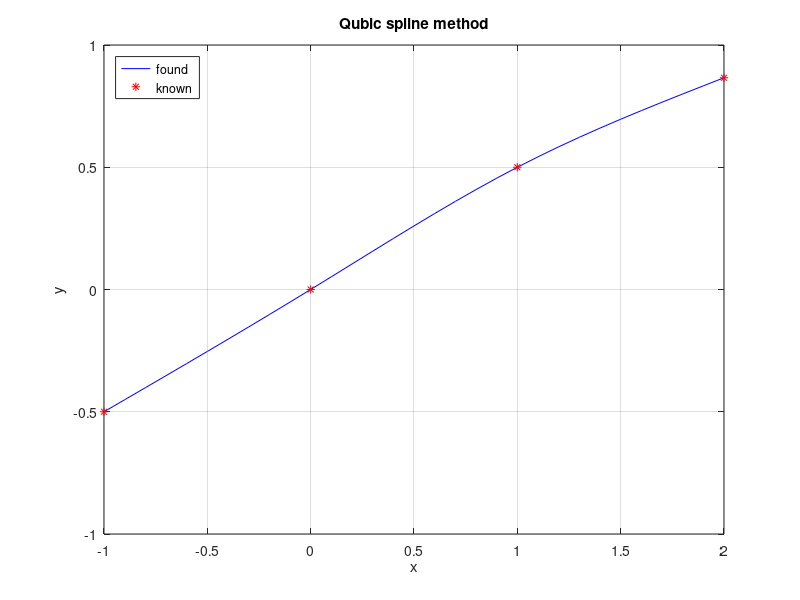

Source code (MATLAB):
% ----------------------- BEGIN CODE -----------------------

% Close all figures, clear variables in memory and MATLAB command screen
close all ; clear all ; clc ;

% Set the output format to the short format with compact line spacing
format short g; format compact ;

% ax^3 + bx^2 + cx + d
% ex^3 + fx^2 + gx + h

% ax_1^3 + bx_1^2 + cx_1 + d = y_1
% ax_2^3 + bx_2^2 + cx_2 + d = y_2
% ex_2^3 + fx_2^2 + gx_2 + h = y_2
% ex_3^3 + fx_3^2 + gx_3 + h = y_3
% 3ax_2^2 + 2bx_2 + c = 3ex_2^2 + 2fx_2 + g =>
%   3ax_2^2 + 2bx_2 + c - 3ex_2^2 - 2fx_2 - g = 0
% 6ax_2 + 2b = 6ex_2 + 2f => 6ax_2 + 2b - 6ex_2 - 2f = 0
% 6ax_1 + 2b = 0
% 6ex_3 + 2f = 0

% Specify values and necessary parameters
x = [-1 0 1 2]
y = [-0.5 0 0.5 0.866]

range = length(x)-1;
unknown = 4 * range;

A = zeros(unknown);
b = zeros(unknown, 1);

row = 1;
col = 1;
for i = 1:range
    A(row:row+1,col:col+3) = [x(i)^3 x(i)^2 x(i) 1 ; x(i+1)^3 x(i+1)^2 x(i+1) 1];
    b(row:row+1,1) = [y(i) ; y(i+1)];
    row = row + 2;
    col = col + 4;
end

col = 1;
for i = 1:range-1
    A(row:row+1,col:col+7) = [3*x(i+1)^2 2*x(i+1) 1 0 -3*x(i+1)^2 -2*x(i+1) -1 0 ; 6*x(i+1) 2 0 0 -6*x(i+1) -2 0 0];
    row = row + 2;
    col = col + 4;
end

col = 1;
for i = 0:1
    i
    A(row,col:col+3) = [6*x(length(x)^i) 2 0 0];
    row = row + 1;
    col = unknown-3;
end

A
b

% a = inv(A) * b;
detA = det(A);
for i = 1:length(b)
    D = A;
    D(:,i) = b;
    a(i,1) = det(D)/detA;
end

a

x_ = [];
y_ = [];

row = 1;
for i = 1:range
    tmp_x = x(i):0.1:x(i+1);
    x_ = [x_ tmp_x];
    tmp_y = 0;
    for j = 0:3
        tmp_y = tmp_y + a(row+j) * (tmp_x.^(3-j));
    end
    y_ = [y_ tmp_y];
    row = row + 4;
end

x_
y_

plot(x_, y_, 'b', x, y, 'r*');
title('Qubic spline method');
legend('found', 'known', 'Location', 'northwest');
xlabel('x');
ylabel('y');
grid;

% ----------------------- END OF CODE ----------------------